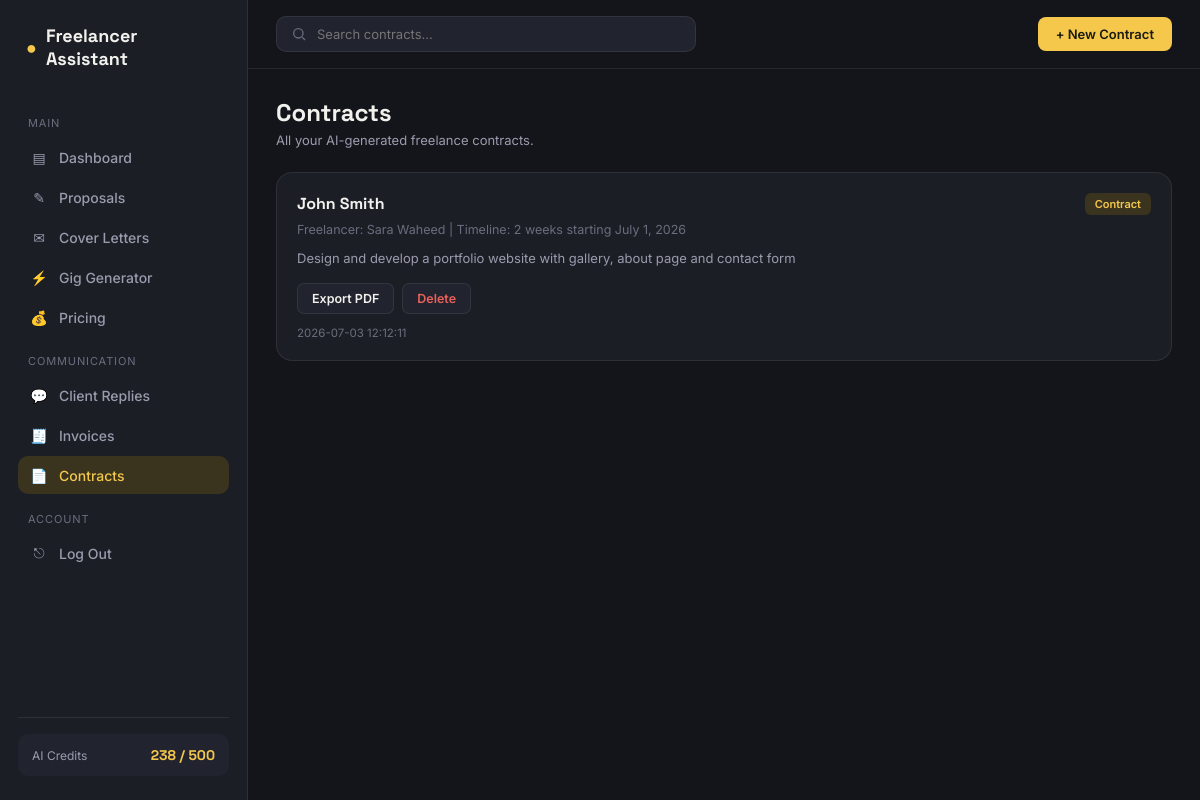
Page /contracts (signed in) on the committed database.
### tables this page shows
CREATE TABLE contracts (
        id INTEGER PRIMARY KEY AUTOINCREMENT,
        user_id INTEGER NOT NULL,
        client_name TEXT, client_email TEXT,
        freelancer_name TEXT, freelancer_email TEXT,
        project_scope TEXT, timeline TEXT,
        payment_terms TEXT, terms_conditions TEXT,
        generated_contract TEXT,
        created_at TIMESTAMP DEFAULT CURRENT_TIMESTAMP,
        FOREIGN KEY (user_id) REFERENCES users(id));

### app.py (the view)
@app.route('/contracts')
def contracts():
    if 'user_id' not in session:
        return redirect(url_for('login'))
    conn = get_db()
    all_contracts = conn.execute('SELECT * FROM contracts WHERE user_id = ? ORDER BY created_at DESC', (session['user_id'],)).fetchall()
    conn.close()
    return render_template('contracts.html', contracts=all_contracts)

### app.py (called while the page is built)
def get_db():
    conn = sqlite3.connect(DB_NAME)
    conn.row_factory = sqlite3.Row
    return conn

### templates/contracts.html (shortened to what this page needs)
<!DOCTYPE html>
<html lang="en">
<head>
<link rel="stylesheet" href="{{ url_for('static', filename='css/style.css') }}">
</head>
<body>
<div class="app-shell">
  <aside class="sidebar">
    <div class="sidebar-brand"><span class="dot">●</span> Freelancer Assistant</div>
    <nav>
      <div class="nav-section-label">Main</div>
      <a href="/dashboard" class="nav-item"><span class="icon">▤</span> Dashboard</a>
      <a href="/proposals" class="nav-item"><span class="icon">✎</span> Proposals</a>
      <a href="/cover-letters" class="nav-item"><span class="icon">✉</span> Cover Letters</a>
      <a href="/gig-generator" class="nav-item"><span class="icon">⚡</span> Gig Generator</a>
      <a href="/pricing" class="nav-item"><span class="icon">💰</span> Pricing</a>
      <div class="nav-section-label">Communication</div>
      <a href="/client-replies" class="nav-item"><span class="icon">💬</span> Client Replies</a>
      <a href="/invoices" class="nav-item"><span class="icon">🧾</span> Invoices</a>
      <a href="/contracts" class="nav-item active"><span class="icon">📄</span> Contracts</a>
      <div class="nav-section-label">Account</div>
      <a href="/logout" class="nav-item"><span class="icon">⎋</span> Log Out</a>
    </nav>
    <div class="sidebar-footer"><div class="credit-pill"><span>AI Credits</span><strong>238 / 500</strong></div></div>
  </aside>
  <div class="main-area">
    <header class="topbar">
      <div class="search-bar"><svg width="16" height="16" viewBox="0 0 24 24" fill="none" stroke="currentColor" stroke-width="2"><circle cx="11" cy="11" r="7"/><path d="M21 21l-4.3-4.3"/></svg><input type="text" placeholder="Search contracts..."></div>
      <div class="topbar-right"><a href="/contracts/create" class="btn-primary" style="padding:9px 18px;border-radius:8px;font-size:13px;font-weight:600;">+ New Contract</a></div>
    </header>
    <main class="content">
      <div class="content-header"><div><h1>Contracts</h1><p>All your AI-generated freelance contracts.</p></div></div>
      {% if contracts %}
      <div class="proposals-list">
        {% for c in contracts %}
        <div class="proposal-card">
          <div class="proposal-card-header">
            <div><h3>{{ c['client_name'] }}</h3><span class="proposal-meta">Freelancer: {{ c['freelancer_name'] }} | Timeline: {{ c['timeline'] }}</span></div>
            <span class="tone-badge">Contract</span>
          </div>
          <p class="proposal-preview">{{ c['project_scope'][:150] }}</p>
          <div class="proposal-actions">
            <a href="/contracts/export/{{ c['id'] }}" class="action-btn">Export PDF</a>
            <a href="/contracts/delete/{{ c['id'] }}" class="action-btn danger-btn" onclick="return confirm('Delete?')">Delete</a>
          </div>
          <div class="proposal-date">{{ c['created_at'] }}</div>
        </div>
        {% endfor %}
      </div>
      {% else %}
      <div class="empty-state"><p>No contracts yet.</p><a href="/contracts/create" class="btn-primary" style="display:inline-block;margin-top:14px;padding:10px 22px;border-radius:8px;">Create First Contract</a></div>
      {% endif %}
    </main>
  </div>
</div>
</body>
</html>

### rows in the picture
contracts: client_name "John Smith", freelancer_name "Sara Waheed", timeline "2 weeks starting July 1, 2026", project_scope "Design and develop a portfolio website with gallery, about page and contact form", created_at "2026-07-03 12:12:11"
